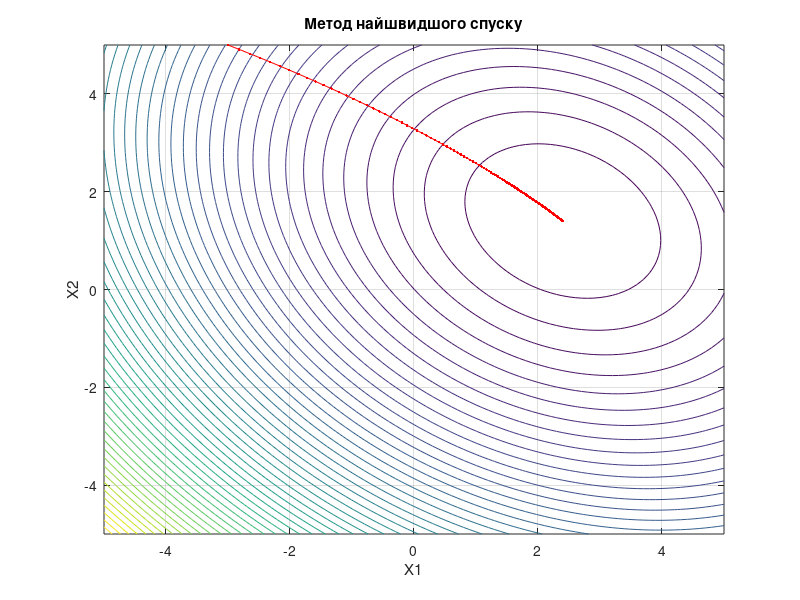

Source code (MATLAB):
disp('Lab4')

function result = func(x)
    x1 = x(1);
    x2 = x(2);
    result = 2 * x1^2 + 2 * x2^2 + x1 * x2 - 11 * x1 - 8 * x2;
end

start_vector = [-3, 5];

epsilon = 1e-6;
step = 0.01;


x1_range = -5:0.1:5;
x2_range = -5:0.1:5;
[X1, X2] = meshgrid(x1_range, x2_range);
Z = 2 * X1.^2 + 2 * X2.^2 + X1 .* X2 - 11 * X1 - 8 * X2;

current_point = start_vector;

points_x = [current_point(1)];
points_y = [current_point(2)];

while true

    gradient = [4 * current_point(1) + current_point(2) - 11, 4 * current_point(2) + current_point(1) - 8];


    if norm(gradient) < epsilon
        break;
    end


    current_point = current_point - step * gradient;
    points_x = [points_x, current_point(1)];
    points_y = [points_y, current_point(2)];
end

% Результат
minimum_point = current_point;
minimum_value = func(minimum_point);

fprintf('Точка мінімуму: %s\n', num2str(minimum_point));
fprintf('Значення в точці мінімуму: %.2f\n', minimum_value);
fprintf('Похибка: %.7f\n', abs(minimum_value + 94/5));


figure;
contour(X1, X2, Z, 50);
hold on;
plot(points_x, points_y, 'r.-');
xlabel('X1');
ylabel('X2');
title('Метод найшвидшого спуску');
grid on;

